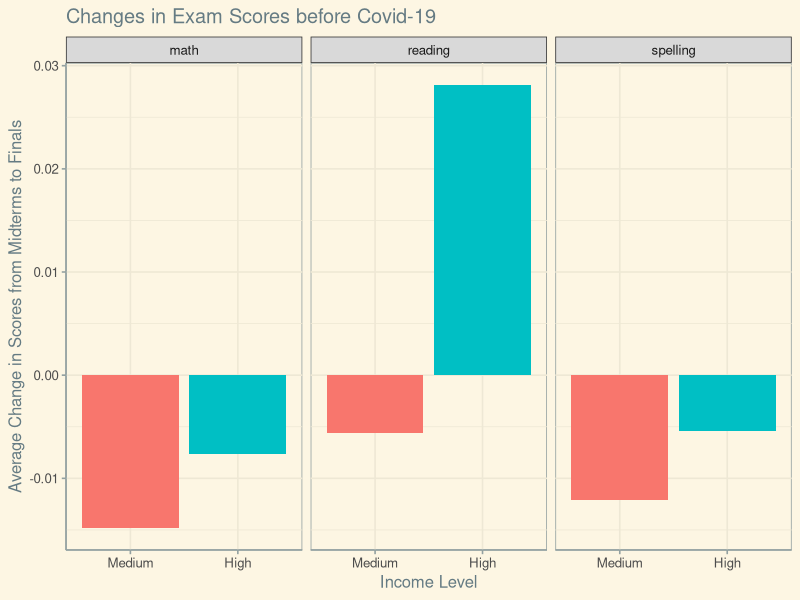
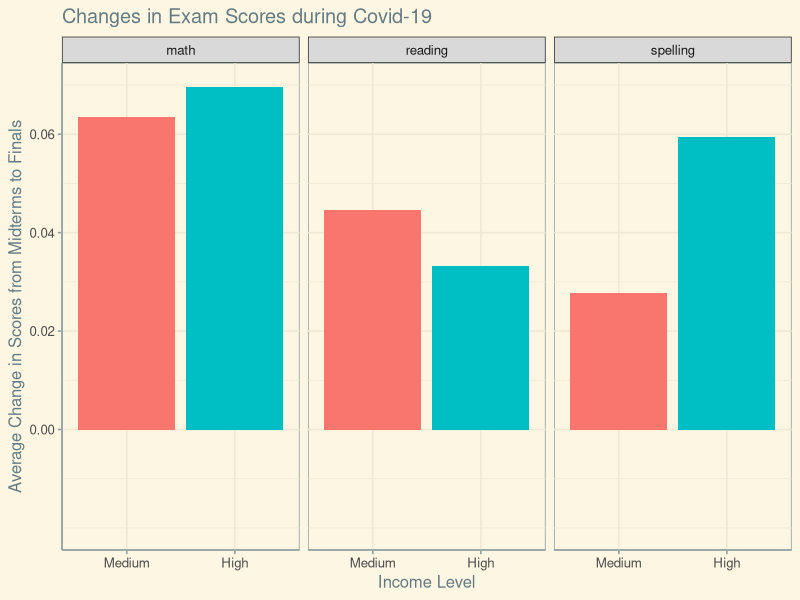

Here is the R script that generated these plots, in order: (Note: this script raises an error after producing the figures.)
## ---- chunk 1
library(tidyverse)
library(ggthemes)

covid <- read_csv("data/clean_covid_formatted.csv")
## ---- chunk 2
covid |>
  select(subject, grade,`income_medium`, `income_high`) |>
  pivot_longer(cols = c(-subject, -grade),
               names_to = "income_level",
               values_to = "scores_diff") |>
  mutate(income_level = as.factor(str_to_sentence(str_extract(income_level, "medium|high")))) |>
  mutate(income_level = fct_relevel(income_level, c("Medium", "High")),
         subject = as.factor(subject)) |>
  group_by(income_level, subject) |>
  summarize(mean_scores_diff = mean(scores_diff)) |>
  ggplot(aes(y = mean_scores_diff, x = income_level, fill = income_level)) +
  geom_col() +
  facet_wrap(~subject) +
  labs(x = "Income Level",
       y = "Average Change in Scores from Midterms to Finals",
       title = "Changes in Exam Scores before Covid-19",
       fill = "") +
  theme_solarized() +
  scale_color_solarized() +
  theme(legend.position = "none")
## ---- chunk 3
covid |>
  select(subject, grade,`COVID-19 year * Medium income household`, `COVID-19 year * High income household`) |>
  pivot_longer(cols = c(-subject, -grade),
               names_to = "income_level",
               values_to = "scores_diff") |>
  mutate(income_level = as.factor(str_to_sentence(str_extract(income_level, "Medium|High")))) |>
  mutate(income_level = fct_relevel(income_level, c("Medium", "High")),
         subject = as.factor(subject)) |>
  group_by(income_level, subject) |>
  summarize(mean_scores_diff = mean(scores_diff)) |>
  ggplot(aes(y = mean_scores_diff, x = income_level, fill = income_level)) +
  geom_col() +
  facet_wrap(~subject) +
  labs(x = "Income Level",
       y = "Average Change in Scores from Midterms to Finals",
       title = "Changes in Exam Scores during Covid-19",
       fill = "") +
  theme_solarized() +
  theme(legend.position = "none") +
  scale_y_continuous(limits = c(-0.02, 0.07),
                     breaks = seq(0, 0.07, .02))
## ---- chunk 4
# Viz 3 
covid |>
  select(subject, grade,education_high, education_medium) |>
  pivot_longer(cols = c(-subject, -grade),
               names_to = "education_level",
               values_to = "scores_diff") |>
   mutate(education_level = as.factor(str_to_sentence(str_extract(education_level, "medium|high")))) |>
  mutate(education_level = fct_relevel(education_level, c("Medium", "High")),
         subject = as.factor(subject)) |>
  group_by(education_level, subject) |>
  summarize(mean_scores_diff = mean(scores_diff)) |>
  ggplot(aes(y = mean_scores_diff, x = education_level, fill = education_level)) +
  geom_col() +
  facet_wrap(~subject) +
  labs(x = "Parental Education Level",
       y = "Average Change in Scores Before Covid",
       title = "Changes in Exam Scores before Covid-19",
       fill = "") +
  theme_solarized() +
  theme(legend.position = "none")
## ---- chunk 5
# Viz 4: Scores During Covid By Parent Education Level
covid |>
  select(subject, grade,`COVID-19 year * Parental education high`, `COVID-19 year * Parental education medium`) |>
  pivot_longer(cols = c(-subject, -grade),
               names_to = "education_level",
               values_to = "scores_diff") |>
   mutate(education_level = as.factor(str_to_sentence(str_extract(education_level, "medium|high")))) |>
  mutate(education_level = fct_relevel(education_level, c("Medium", "High")),
         subject = as.factor(subject)) |>
  group_by(education_level, subject) |>
  summarize(mean_scores_diff = mean(scores_diff)) |>
  ggplot(aes(y = mean_scores_diff, x = education_level, fill = education_level)) +
  geom_col() +
  facet_wrap(~subject) +
  labs(x = "Parental Education Level",
       y = "Average Change in Scores During Covid",
       title = "Changes in Exam Scores during Covid-19",
       fill = "") +
  theme_solarized()  +
  theme(legend.position = "none")
